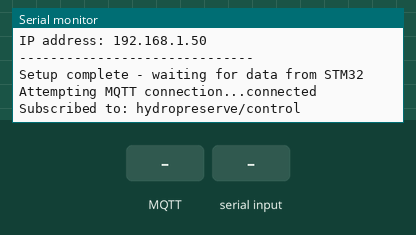
Simulated run of this sketch. Board: ESP8266 (NodeMCU). Parts: the last lines printed to the serial monitor. The test bench sets the inputs (shaded band). WiFi joins after 1.5 s; servers stay silent unless stated; random numbers use the default seed unless the sketch sets one; no MQTT or app messages arrive unless stated.

Above: at 5.2 s.
5.3 s: MQTT message "," arrives on the first subscribed topic
At 6.5 s:
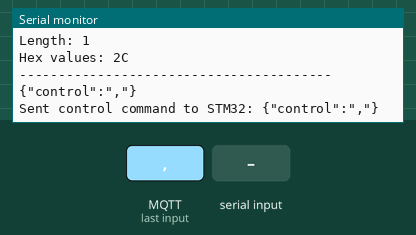
6.8 s: ",\n" received over Serial
At 7.4 s:
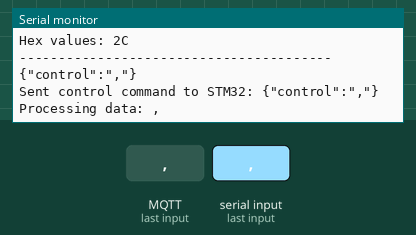
8.3 s: MQTT message "}" arrives on the first subscribed topic
At 8.9 s:
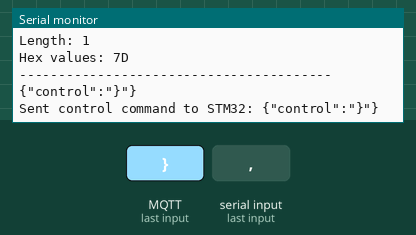
9.8 s: "}\n" received over Serial
At 10.6 s:
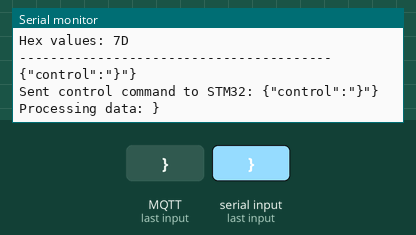
11.3 s: MQTT message "1" arrives on the first subscribed topic
At 12.1 s:
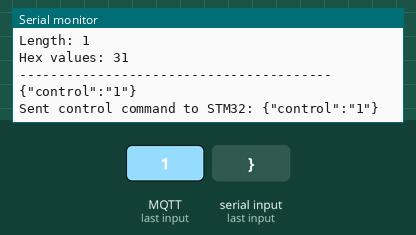
12.8 s: "1\n" received over Serial
At 14.2 s:
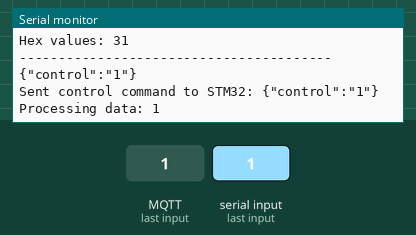

The sketch:

ESP_code.ino
```cpp
#include <ESP8266WiFi.h>
#include <PubSubClient.h>

// WiFi and MQTT Configuration
const char* wifi_network = "botspot";                // WiFi SSID
const char* wifi_pass = "myhotspot2407";             // WiFi password
const char* mqtt_serv_address = "192.168.238.229";   // Raspberry Pi MQTT broker IP
const int mqtt_port_number = 1883;

// MQTT Topics
const char* topic_water_level = "hydropreserve/tank_level";
const char* topic_pump_status = "hydropreserve/pump_status";
const char* topic_pump_control = "hydropreserve/control";  // Topic to receive control commands

// Variables for sensor data
double percentage = 0.0;
int relayState = 0;
int overrideState = 0;
String receivedString = "";
unsigned long lastDataTime = 0;

// WiFi and MQTT clients
WiFiClient espClient;
PubSubClient client(espClient);
long lastMsg = 0;

void setup() {
  // Initialize serial for debug output and STM32 communication
  Serial.begin(115200);

  // Give time for serial to initialize
  delay(2000);

  Serial.println("\n\n==== ESP8266 Water Tank Monitor ====");
  Serial.println("Initializing...");

  setup_wifi();
  client.setServer(mqtt_serv_address, mqtt_port_number);
  client.setCallback(callback);  // Set the callback for MQTT message reception

  Serial.println("Setup complete - waiting for data from STM32");
}

void setup_wifi() {
  delay(10);
  Serial.println();
  Serial.println("------------------------------");
  Serial.print("Attempting to connect to WiFi: ");
  Serial.println(wifi_network);

  WiFi.begin(wifi_network, wifi_pass);

  int attempts = 0;
  while (WiFi.status() != WL_CONNECTED && attempts < 20) {
    attempts++;
    Serial.print("Attempt #");
    Serial.print(attempts);
    Serial.print(" - Status: ");
    Serial.println(WiFi.status());  // Print numeric status code
    delay(500);
    Serial.print(".");
    delay(500);
  }

  if (WiFi.status() == WL_CONNECTED) {
    Serial.println("");
    Serial.println("WiFi connected successfully!");
    Serial.print("IP address: ");
    Serial.println(WiFi.localIP());
  } else {
    Serial.println("");
    Serial.println("Failed to connect to WiFi!");
    Serial.print("Status code: ");
    Serial.println(WiFi.status());
    Serial.println("Will continue trying in the background...");
  }
  Serial.println("------------------------------");
}

void callback(char* topic, byte* payload, unsigned int length) {
  // Convert payload to a null-terminated string
  char message[length + 1];
  for (unsigned int i = 0; i < length; i++) {
    message[i] = (char)payload[i];
  }
  message[length] = '\0';

  Serial.println("\n--------- MQTT MESSAGE RECEIVED ---------");
  Serial.print("Topic: [");
  Serial.print(topic);
  Serial.println("]");

  Serial.print("Payload: [");
  Serial.print(message);
  Serial.println("]");

  Serial.print("Length: ");
  Serial.println(length);

  Serial.print("Hex values: ");
  for (unsigned int i = 0; i < length; i++) {
    if (payload[i] < 16) Serial.print("0");
    Serial.print(payload[i], HEX);
    Serial.print(" ");
  }
  Serial.println("\n----------------------------------------");

  if (String(topic) == topic_pump_control) {
    // Forward command to STM32
    String command = "{\"control\":\"" + String(message) + "\"}\r\n";
    Serial.print(command);

    Serial.print("Sent control command to STM32: ");
    Serial.println(command);
  }
}

void reconnect() {
  // Loop until we're reconnected
  while (!client.connected()) {
    Serial.print("Attempting MQTT connection...");

    // Create client ID
    String clientId = "ESP8266Client-";
    clientId += String(random(0xffff), HEX);

    // Attempt to connect
    if (client.connect(clientId.c_str())) {
      Serial.println("connected");

      // Subscribe to control topic
      client.subscribe(topic_pump_control);
      Serial.print("Subscribed to: ");
      Serial.println(topic_pump_control);

      // Publish a connection message
      client.publish("hydropreserve/status", "ESP8266 connected");
    } else {
      Serial.print("failed, rc=");
      Serial.print(client.state());
      Serial.println(" try again in 5 seconds");
      // Wait 5 seconds before retrying
      delay(5000);
    }
  }
}

void processSerialData(String data) {
  Serial.println("Processing data: " + data);

  // Check if the data looks like JSON
  if (data.indexOf('{') >= 0 && data.indexOf('}') >= 0) {

    // Extract percentage value
    int percentageStart = data.indexOf("\"percentage\":") + 13;
    int percentageEnd = data.indexOf(",", percentageStart);

    if (percentageStart > 13 && percentageEnd > percentageStart) {
      String percentageStr = data.substring(percentageStart, percentageEnd);
      double newPercentage = percentageStr.toFloat();

      Serial.print("Extracted percentage: ");
      Serial.println(newPercentage);

      // Update percentage (only if it changed significantly)
      if (abs(newPercentage - percentage) >= 0.5) {
        percentage = newPercentage;

        // Publish to MQTT if connected
        if (client.connected()) {
          String levelStr = String((int)round(percentage)); // Round to integer
          client.publish(topic_water_level, levelStr.c_str());
          Serial.print("Published water level: ");
          Serial.println(levelStr);
        }
      }
    }

    // Extract relay state
    int relayStart = data.indexOf("\"relay\":") + 8;
    int relayEnd = data.indexOf(",", relayStart);
    if (relayEnd < 0) { // Check if it's the last field
      relayEnd = data.indexOf("}", relayStart);
    }

    if (relayStart > 8 && relayEnd > relayStart) {
      String relayStr = data.substring(relayStart, relayEnd);
      int newRelayState = relayStr.toInt();

      Serial.print("Extracted relay state: ");
      Serial.println(newRelayState);

      // Update relay state (only if it changed)
      if (newRelayState != relayState) {
        relayState = newRelayState;

        // Publish to MQTT if connected
        if (client.connected()) {
          const char* pumpStatus = (relayState == 1) ? "ON" : "OFF";
          client.publish(topic_pump_status, pumpStatus);
          Serial.print("Published pump status: ");
          Serial.println(pumpStatus);
        }
      }
    }

    // Update last data time
    lastDataTime = millis();
  }
}

void loop() {
  // Check WiFi connection
  if (WiFi.status() != WL_CONNECTED) {
    static unsigned long lastReconnectAttempt = 0;
    unsigned long now = millis();
    if (now - lastReconnectAttempt > 30000) {
      lastReconnectAttempt = now;
      // Attempt to reconnect
      setup_wifi();
    }
  }
  // Check MQTT connection (if WiFi is connected)
  else if (!client.connected()) {
    static unsigned long lastMQTTRetry = 0;
    unsigned long now = millis();

    if (now - lastMQTTRetry > 5000) {
      lastMQTTRetry = now;
      reconnect();
    }
  }
  else {
    // Process MQTT messages
    client.loop();
  }

  // Process serial data from STM32
  while (Serial.available() > 0) {
    char c = Serial.read();

    // Add to buffer
    if (c == '\n' || c == '\r') {
      if (receivedString.length() > 0) {
        // Process complete line
        processSerialData(receivedString);
        receivedString = "";
      }
    } else {
      receivedString += c;
    }
  }

  // Watchdog check - if no data received for 60 seconds
  if (lastDataTime > 0 && millis() - lastDataTime > 60000) {
    Serial.println("WARNING: No data received for 60 seconds");

    // Publish warning if connected
    if (client.connected()) {
      client.publish("hydropreserve/status", "WARNING: No data from STM32");
    }

    lastDataTime = millis(); // Reset to avoid repeated warnings
  }

  // Small delay to avoid hogging CPU
  delay(10);
}
```

Measured:
- after the input at 5.3 s, the serial monitor: prints a new line at once (image 1)
- after the input at 6.8 s, the serial monitor: prints a new line at once (image 2)
- after the input at 8.3 s, the serial monitor: prints a new line at once (image 3)
- after the input at 9.8 s, the serial monitor: prints a new line at once (image 4)
- after the input at 11.3 s, the serial monitor: prints a new line at once (image 5)
- after the input at 12.8 s, the serial monitor: prints a new line at once (image 6)
